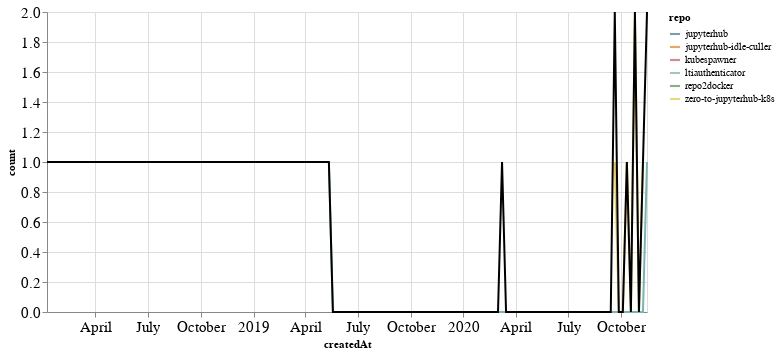

Write notebook code for a chart like this one.
### Markdown cell above
## PRs

### Code cell
prs_time = prs.groupby('repo').resample('W', on='createdAt').count()['author'].reset_index()
prs_time = prs_time.rename(columns={'author': 'count'})
prs_time_total = prs_time.groupby('createdAt').agg({"count": "sum"}).reset_index()

ch1 = alt.Chart(prs_time, width=600).mark_line().encode(
    x='createdAt',
    y='count',
    color='repo',
    tooltip="repo"
)

ch2 = alt.Chart(prs_time_total, width=600).mark_line(color="black").encode(
    x='createdAt',
    y='count',
)

ch1 + ch2

### Figure 1 — Vega-Lite specification as saved in the notebook (floating-point values rounded to 4 significant figures)
{"config": {"axisLeft": {"labelFontSize": 15}, "axisBottom": {"labelFontSize": 15}}, "layer": [{"data": {"name": "data-7053a647b0f2edb6aeff053a5b22eefb"}, "mark": "line", "encoding": {"color": {"type": "nominal", "field": "repo"}, "tooltip": {"type": "nominal", "field": "repo"}, "x": {"type": "temporal", "field": "createdAt"}, "y": {"type": "quantitative", "field": "count"}}, "width": 600}, {"data": {"name": "data-98247a1779a9b83f0c746b664c3635f0"}, "mark": {"type": "line", "color": "black"}, "encoding": {"x": {"type": "temporal", "field": "createdAt"}, "y": {"type": "quantitative", "field": "count"}}, "width": 600}], "$schema": "https://vega.github.io/schema/vega-lite/v4.8.1.json", "datasets": {"data-7053a647b0f2edb6aeff053a5b22eefb": [{"repo": "jupyterhub", "createdAt": "2020-09-20T00:00:00", "count": 1}, {"repo": "jupyterhub-idle-culler", "createdAt": "2020-11-15T00:00:00", "count": 1}, {"repo": "kubespawner", "createdAt": "2018-01-07T00:00:00", "count": 1}, {"repo": "ltiauthenticator", "createdAt": "2019-05-12T00:00:00", "count": 1}, {"repo": "ltiauthenticator", "createdAt": "2019-05-19T00:00:00", "count": 0}, {"repo": "ltiauthenticator", "createdAt": "2019-05-26T00:00:00", "count": 0}, {"repo": "ltiauthenticator", "createdAt": "2019-06-02T00:00:00", "count": 0}, {"repo": "ltiauthenticator", "createdAt": "2019-06-09T00:00:00", "count": 0}, {"repo": "ltiauthenticator", "createdAt": "2019-06-16T00:00:00", "count": 0}, {"repo": "ltiauthenticator", "createdAt": "2019-06-23T00:00:00", "count": 0}, {"repo": "ltiauthenticator", "createdAt": "2019-06-30T00:00:00", "count": 0}, {"repo": "ltiauthenticator", "createdAt": "2019-07-07T00:00:00", "count": 0}, {"repo": "ltiauthenticator", "createdAt": "2019-07-14T00:00:00", "count": 0}, {"repo": "ltiauthenticator", "createdAt": "2019-07-21T00:00:00", "count": 0}, {"repo": "ltiauthenticator", "createdAt": "2019-07-28T00:00:00", "count": 0}, {"repo": "ltiauthenticator", "createdAt": "2019-08-04T00:00:00", "count": 0}, {"repo": "ltiauthenticator", "createdAt": "2019-08-11T00:00:00", "count": 0}, {"repo": "ltiauthenticator", "createdAt": "2019-08-18T00:00:00", "count": 0}, {"repo": "ltiauthenticator", "createdAt": "2019-08-25T00:00:00", "count": 0}, {"repo": "ltiauthenticator", "createdAt": "2019-09-01T00:00:00", "count": 0}, {"repo": "ltiauthenticator", "createdAt": "2019-09-08T00:00:00", "count": 0}, {"repo": "ltiauthenticator", "createdAt": "2019-09-15T00:00:00", "count": 0}, {"repo": "ltiauthenticator", "createdAt": "2019-09-22T00:00:00", "count": 0}, {"repo": "ltiauthenticator", "createdAt": "2019-09-29T00:00:00", "count": 0}, {"repo": "ltiauthenticator", "createdAt": "2019-10-06T00:00:00", "count": 0}, {"repo": "ltiauthenticator", "createdAt": "2019-10-13T00:00:00", "count": 0}, {"repo": "ltiauthenticator", "createdAt": "2019-10-20T00:00:00", "count": 0}, {"repo": "ltiauthenticator", "createdAt": "2019-10-27T00:00:00", "count": 0}, {"repo": "ltiauthenticator", "createdAt": "2019-11-03T00:00:00", "count": 0}, {"repo": "ltiauthenticator", "createdAt": "2019-11-10T00:00:00", "count": 0}, {"repo": "ltiauthenticator", "createdAt": "2019-11-17T00:00:00", "count": 0}, {"repo": "ltiauthenticator", "createdAt": "2019-11-24T00:00:00", "count": 0}, {"repo": "ltiauthenticator", "createdAt": "2019-12-01T00:00:00", "count": 0}, {"repo": "ltiauthenticator", "createdAt": "2019-12-08T00:00:00", "count": 0}, {"repo": "ltiauthenticator", "createdAt": "2019-12-15T00:00:00", "count": 0}, {"repo": "ltiauthenticator", "createdAt": "2019-12-22T00:00:00", "count": 0}, {"repo": "ltiauthenticator", "createdAt": "2019-12-29T00:00:00", "count": 0}, {"repo": "ltiauthenticator", "createdAt": "2020-01-05T00:00:00", "count": 0}, {"repo": "ltiauthenticator", "createdAt": "2020-01-12T00:00:00", "count": 0}, {"repo": "ltiauthenticator", "createdAt": "2020-01-19T00:00:00", "count": 0}, {"repo": "ltiauthenticator", "createdAt": "2020-01-26T00:00:00", "count": 0}, {"repo": "ltiauthenticator", "createdAt": "2020-02-02T00:00:00", "count": 0}, {"repo": "ltiauthenticator", "createdAt": "2020-02-09T00:00:00", "count": 0}, {"repo": "ltiauthenticator", "createdAt": "2020-02-16T00:00:00", "count": 0}, {"repo": "ltiauthenticator", "createdAt": "2020-02-23T00:00:00", "count": 0}, {"repo": "ltiauthenticator", "createdAt": "2020-03-01T00:00:00", "count": 0}, {"repo": "ltiauthenticator", "createdAt": "2020-03-08T00:00:00", "count": 0}, {"repo": "ltiauthenticator", "createdAt": "2020-03-15T00:00:00", "count": 0}, {"repo": "ltiauthenticator", "createdAt": "2020-03-22T00:00:00", "count": 0}, {"repo": "ltiauthenticator", "createdAt": "2020-03-29T00:00:00", "count": 0}, {"repo": "ltiauthenticator", "createdAt": "2020-04-05T00:00:00", "count": 0}, {"repo": "ltiauthenticator", "createdAt": "2020-04-12T00:00:00", "count": 0}, {"repo": "ltiauthenticator", "createdAt": "2020-04-19T00:00:00", "count": 0}, {"repo": "ltiauthenticator", "createdAt": "2020-04-26T00:00:00", "count": 0}, {"repo": "ltiauthenticator", "createdAt": "2020-05-03T00:00:00", "count": 0}, {"repo": "ltiauthenticator", "createdAt": "2020-05-10T00:00:00", "count": 0}, {"repo": "ltiauthenticator", "createdAt": "2020-05-17T00:00:00", "count": 0}, {"repo": "ltiauthenticator", "createdAt": "2020-05-24T00:00:00", "count": 0}, {"repo": "ltiauthenticator", "createdAt": "2020-05-31T00:00:00", "count": 0}, {"repo": "ltiauthenticator", "createdAt": "2020-06-07T00:00:00", "count": 0}, {"repo": "ltiauthenticator", "createdAt": "2020-06-14T00:00:00", "count": 0}, {"repo": "ltiauthenticator", "createdAt": "2020-06-21T00:00:00", "count": 0}, {"repo": "ltiauthenticator", "createdAt": "2020-06-28T00:00:00", "count": 0}, {"repo": "ltiauthenticator", "createdAt": "2020-07-05T00:00:00", "count": 0}, {"repo": "ltiauthenticator", "createdAt": "2020-07-12T00:00:00", "count": 0}, {"repo": "ltiauthenticator", "createdAt": "2020-07-19T00:00:00", "count": 0}, {"repo": "ltiauthenticator", "createdAt": "2020-07-26T00:00:00", "count": 0}, {"repo": "ltiauthenticator", "createdAt": "2020-08-02T00:00:00", "count": 0}, {"repo": "ltiauthenticator", "createdAt": "2020-08-09T00:00:00", "count": 0}, {"repo": "ltiauthenticator", "createdAt": "2020-08-16T00:00:00", "count": 0}, {"repo": "ltiauthenticator", "createdAt": "2020-08-23T00:00:00", "count": 0}, {"repo": "ltiauthenticator", "createdAt": "2020-08-30T00:00:00", "count": 0}, {"repo": "ltiauthenticator", "createdAt": "2020-09-06T00:00:00", "count": 0}, {"repo": "ltiauthenticator", "createdAt": "2020-09-13T00:00:00", "count": 0}, {"repo": "ltiauthenticator", "createdAt": "2020-09-20T00:00:00", "count": 0}, {"repo": "ltiauthenticator", "createdAt": "2020-09-27T00:00:00", "count": 0}, {"repo": "ltiauthenticator", "createdAt": "2020-10-04T00:00:00", "count": 0}, {"repo": "ltiauthenticator", "createdAt": "2020-10-11T00:00:00", "count": 0}, {"repo": "ltiauthenticator", "createdAt": "2020-10-18T00:00:00", "count": 0}, {"repo": "ltiauthenticator", "createdAt": "2020-10-25T00:00:00", "count": 0}, {"repo": "ltiauthenticator", "createdAt": "2020-11-01T00:00:00", "count": 0}, {"repo": "ltiauthenticator", "createdAt": "2020-11-08T00:00:00", "count": 0}, {"repo": "ltiauthenticator", "createdAt": "2020-11-15T00:00:00", "count": 1}, {"repo": "repo2docker", "createdAt": "2020-03-08T00:00:00", "count": 1}, {"repo": "zero-to-jupyterhub-k8s", "createdAt": "2020-09-20T00:00:00", "count": 1}, {"repo": "zero-to-jupyterhub-k8s", "createdAt": "2020-09-27T00:00:00", "count": 0}, {"repo": "zero-to-jupyterhub-k8s", "createdAt": "2020-10-04T00:00:00", "count": 0}, {"repo": "zero-to-jupyterhub-k8s", "createdAt": "2020-10-11T00:00:00", "count": 1}, {"repo": "zero-to-jupyterhub-k8s", "createdAt": "2020-10-18T00:00:00", "count": 0}, {"repo": "zero-to-jupyterhub-k8s", "createdAt": "2020-10-25T00:00:00", "count": 2}, {"repo": "zero-to-jupyterhub-k8s", "createdAt": "2020-11-01T00:00:00", "count": 0}, {"repo": "zero-to-jupyterhub-k8s", "createdAt": "2020-11-08T00:00:00", "count": 1}], "data-98247a1779a9b83f0c746b664c3635f0": [{"createdAt": "2018-01-07T00:00:00", "count": 1}, {"createdAt": "2019-05-12T00:00:00", "count": 1}, {"createdAt": "2019-05-19T00:00:00", "count": 0}, {"createdAt": "2019-05-26T00:00:00", "count": 0}, {"createdAt": "2019-06-02T00:00:00", "count": 0}, {"createdAt": "2019-06-09T00:00:00", "count": 0}, {"createdAt": "2019-06-16T00:00:00", "count": 0}, {"createdAt": "2019-06-23T00:00:00", "count": 0}, {"createdAt": "2019-06-30T00:00:00", "count": 0}, {"createdAt": "2019-07-07T00:00:00", "count": 0}, {"createdAt": "2019-07-14T00:00:00", "count": 0}, {"createdAt": "2019-07-21T00:00:00", "count": 0}, {"createdAt": "2019-07-28T00:00:00", "count": 0}, {"createdAt": "2019-08-04T00:00:00", "count": 0}, {"createdAt": "2019-08-11T00:00:00", "count": 0}, {"createdAt": "2019-08-18T00:00:00", "count": 0}, {"createdAt": "2019-08-25T00:00:00", "count": 0}, {"createdAt": "2019-09-01T00:00:00", "count": 0}, {"createdAt": "2019-09-08T00:00:00", "count": 0}, {"createdAt": "2019-09-15T00:00:00", "count": 0}, {"createdAt": "2019-09-22T00:00:00", "count": 0}, {"createdAt": "2019-09-29T00:00:00", "count": 0}, {"createdAt": "2019-10-06T00:00:00", "count": 0}, {"createdAt": "2019-10-13T00:00:00", "count": 0}, {"createdAt": "2019-10-20T00:00:00", "count": 0}, {"createdAt": "2019-10-27T00:00:00", "count": 0}, {"createdAt": "2019-11-03T00:00:00", "count": 0}, {"createdAt": "2019-11-10T00:00:00", "count": 0}, {"createdAt": "2019-11-17T00:00:00", "count": 0}, {"createdAt": "2019-11-24T00:00:00", "count": 0}, {"createdAt": "2019-12-01T00:00:00", "count": 0}, {"createdAt": "2019-12-08T00:00:00", "count": 0}, {"createdAt": "2019-12-15T00:00:00", "count": 0}, {"createdAt": "2019-12-22T00:00:00", "count": 0}, {"createdAt": "2019-12-29T00:00:00", "count": 0}, {"createdAt": "2020-01-05T00:00:00", "count": 0}, {"createdAt": "2020-01-12T00:00:00", "count": 0}, {"createdAt": "2020-01-19T00:00:00", "count": 0}, {"createdAt": "2020-01-26T00:00:00", "count": 0}, {"createdAt": "2020-02-02T00:00:00", "count": 0}, {"createdAt": "2020-02-09T00:00:00", "count": 0}, {"createdAt": "2020-02-16T00:00:00", "count": 0}, {"createdAt": "2020-02-23T00:00:00", "count": 0}, {"createdAt": "2020-03-01T00:00:00", "count": 0}, {"createdAt": "2020-03-08T00:00:00", "count": 1}, {"createdAt": "2020-03-15T00:00:00", "count": 0}, {"createdAt": "2020-03-22T00:00:00", "count": 0}, {"createdAt": "2020-03-29T00:00:00", "count": 0}, {"createdAt": "2020-04-05T00:00:00", "count": 0}, {"createdAt": "2020-04-12T00:00:00", "count": 0}, {"createdAt": "2020-04-19T00:00:00", "count": 0}, {"createdAt": "2020-04-26T00:00:00", "count": 0}, {"createdAt": "2020-05-03T00:00:00", "count": 0}, {"createdAt": "2020-05-10T00:00:00", "count": 0}, {"createdAt": "2020-05-17T00:00:00", "count": 0}, {"createdAt": "2020-05-24T00:00:00", "count": 0}, {"createdAt": "2020-05-31T00:00:00", "count": 0}, {"createdAt": "2020-06-07T00:00:00", "count": 0}, {"createdAt": "2020-06-14T00:00:00", "count": 0}, {"createdAt": "2020-06-21T00:00:00", "count": 0}, {"createdAt": "2020-06-28T00:00:00", "count": 0}, {"createdAt": "2020-07-05T00:00:00", "count": 0}, {"createdAt": "2020-07-12T00:00:00", "count": 0}, {"createdAt": "2020-07-19T00:00:00", "count": 0}, {"createdAt": "2020-07-26T00:00:00", "count": 0}, {"createdAt": "2020-08-02T00:00:00", "count": 0}, {"createdAt": "2020-08-09T00:00:00", "count": 0}, {"createdAt": "2020-08-16T00:00:00", "count": 0}, {"createdAt": "2020-08-23T00:00:00", "count": 0}, {"createdAt": "2020-08-30T00:00:00", "count": 0}, {"createdAt": "2020-09-06T00:00:00", "count": 0}, {"createdAt": "2020-09-13T00:00:00", "count": 0}, {"createdAt": "2020-09-20T00:00:00", "count": 2}, {"createdAt": "2020-09-27T00:00:00", "count": 0}, {"createdAt": "2020-10-04T00:00:00", "count": 0}, {"createdAt": "2020-10-11T00:00:00", "count": 1}, {"createdAt": "2020-10-18T00:00:00", "count": 0}, {"createdAt": "2020-10-25T00:00:00", "count": 2}, {"createdAt": "2020-11-01T00:00:00", "count": 0}, {"createdAt": "2020-11-08T00:00:00", "count": 1}, {"createdAt": "2020-11-15T00:00:00", "count": 2}]}}
